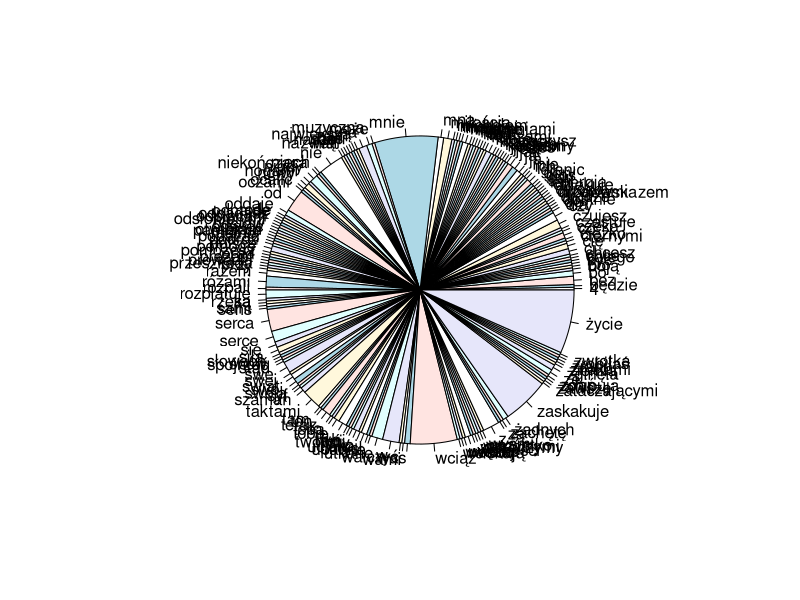
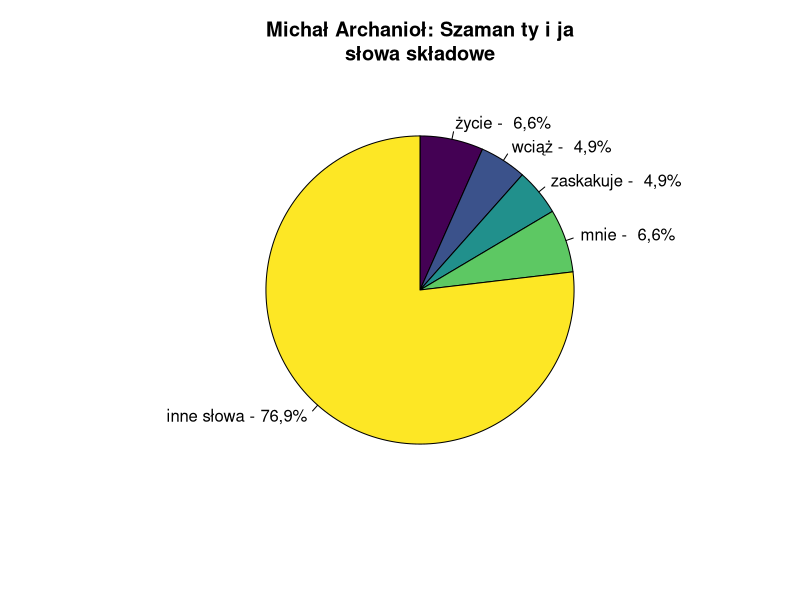
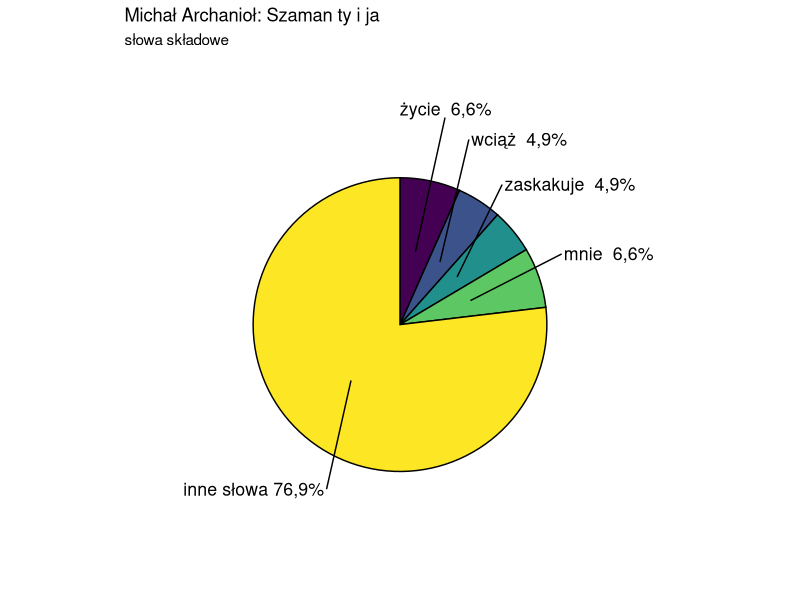

The R script that drew these images, in order:
lyr <- "Dziękuję ci mamo za wszystko co dla mnie zrobiłaś
Z tobą przy tobie odnajdę swój sens
Nigdy nie upadne bo z całego serca kocham cię
Odpłacam się miłością bez żadnych granic

ŻYCIE ŻYCIE
ŻYCIE ŻYCIE
ŻYCIE ŻYCIE
ŻYCIE ŻYCIE
Wciąż zaskakuje mnie, wciąż zaskakuje mnie, wciąż zaskakuje mnie, wciąż zaskakuje mnie, wciąż zaskakuje mnie, wciąż zaskakuje mnie

Odstaw ten syf co wciskają nam
Tylko ty i ja muzyczna podróż nowy świat
Bez dwóch zdań bez żadnych granic
Wolności słowach największą przeszkoda
W drodze z marzeniami odsłoniętymi kulisami
Bo chce tu być nie uciekaj ode mnie
Pomożesz ty mi ją pomogę tobie więcej
SZAMAN MIŁOŚCIĄ CZĘSTUJE NA ZACHĘTĘ
Linie nie papilarne uciekaj ze mną stąd
Zchipują twój umysł twe życie będzie marne
Inie wenuo masoni jak was są
SZAMAN Z MICHAŁEM NIE BOJĄ SIĘ WAS
Podążać w nowy świat jest ciężko bro
Chcesz z nami walczyć odpadasz lub kozaczysz
W Polsce wielka siła która nigdy nie zginęła
W Polsce wielka siła która nigdy nie zginęła

ŻYCIE ŻYCIE
ŻYCIE ŻYCIE
ŻYCIE ŻYCIE
ŻYCIE ŻYCIE
Wciąż zaskakuje mnie, wciąż zaskakuje mnie, wciąż zaskakuje mnie, wciąż zaskakuje mnie, wciąż zaskakuje mnie, wciąż zaskakuje mnie

Jesteś ze mną tu w swej krainie snów
Pełnej marzeniami nie jesteśmy tu sami
To prezent od naszej matki Gai
Ziemią ja nazwali odwróć do góry nogami
Energia cię rozpali niekończąca muzyczna
Rzeka tam czeka wskoczymy w nią razem
Ich prąd drogowskazem spojrzeć na ląd
Twoimi oczami zataczającymi drzewami
Wyśmi jak na fali wspólnymi znakami
Od serca taktami
Oddaje swój głos
Zawsze razem z wami
Czy czujesz teraz mnie?
Rozplątuje swe serce utkane różami
Czy czujesz teraz mnie?
Rozplątuje swe serce utkane różami, utkane różami
Czy czujesz teraz mnie?
Rozplątuje swe serce
Od serca taktami
Od serca taktami

ŻYCIE ŻYCIE
Wciąż zaskakuje mnie, wciąż zaskakuje mnie
Od serca taktami
Od serca taktami
ŻYCIE ŻYCIE
Wciąż zaskakuje mnie, wciąż zaskakuje mnie
Od serca taktami
Od serca taktami
ŻYCIE ŻYCIE
Wciąż zaskakuje mnie

Zwrotka 4
Otwieram swe serce utkane różami
Ciernymi kolcami nie dotknie nie zrani
Swoją miłością może nas ocalić
Oddaje ci ją niech prowadzi mnie los"

words <- tolower(unlist(stringr::str_split(lyr, "[[:space:][:punct:]]+")))
words
pie(table(words))
#words[substring(words, 1, 5)=="wypij"] <- 'wypij*'

df<-data.frame(table(words))
df$words <- as.character(df$words)
#View(df)
df$words[order(-df$Freq)][df$Freq[order(-df$Freq)]>3]
#df[order(-df$Freq),]

words2<- words
mainwords <- c("życie", "wciąż", "zaskakuje", "mnie")
words2<- words
words2[!(words %in% mainwords)]<-"inne słowa"
words_levels <-c(mainwords, "inne słowa")
# words_levels <-c(mainwords)
words3<-factor(words2, level = words_levels)
t1 <- 'Michał Archanioł: Szaman ty i ja'
t2 <- 'słowa składowe'
pie(table(words3), 
    clockwise=TRUE, 
    col=viridis::viridis(length(words_levels)), 
    #    main="Lyrical composition\nof Let It Be", 
    # main="Występowanie poszczególnych słów\n w Let It Be zespołu The Beatles" 
    main=paste0(t1, '\n', t2),  
    labels=paste(levels(words3),'-', paste0(format(round(table(words3)/sum(table(words3))*100,1), decimal.mark = ','),'%')))



df2<-as.data.frame(table(words3))

library(ggplot2)
library(ggrepel)
library(dplyr)

df2 <- df2 %>%
  mutate(csum = rev(cumsum(rev(Freq))),
         pos = Freq / 2 + lead(csum, 1),
         pos = if_else(is.na(pos), Freq / 2, pos))

ggplot(data = df2, aes(x = "", y = Freq, fill = words3)) +
  geom_col(width = 1, color = 1) +
  coord_polar(theta = "y", direction=-1) +
  geom_text_repel(data = df2, aes(y = pos, label = paste0(words3, ' ', format(round(Freq/sum(Freq)*100,1), decimal.mark=','), "%")),
                  size = 4.5, nudge_x = 1, show.legend = FALSE, col='black') +
  theme_void() + theme(legend.position="none") +scale_fill_viridis_d() + 
  ggtitle(t1, t2)

